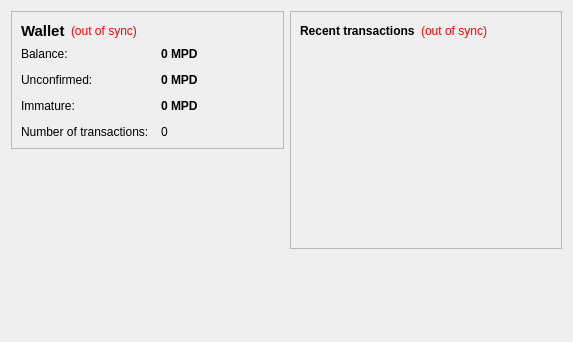
<?xml version="1.0" encoding="UTF-8"?>
<ui version="4.0">
 <class>OverviewPage</class>
 <widget class="QWidget" name="OverviewPage">
  <property name="geometry">
   <rect>
    <x>0</x>
    <y>0</y>
    <width>573</width>
    <height>342</height>
   </rect>
  </property>
  <property name="windowTitle">
   <string>Form</string>
  </property>
  <layout class="QHBoxLayout" name="horizontalLayout" stretch="1,1">
   <item>
    <layout class="QVBoxLayout" name="verticalLayout_2">
     <item>
      <widget class="QFrame" name="frame">
       <property name="frameShape">
        <enum>QFrame::StyledPanel</enum>
       </property>
       <property name="frameShadow">
        <enum>QFrame::Raised</enum>
       </property>
       <layout class="QVBoxLayout" name="verticalLayout_4">
        <item>
         <layout class="QHBoxLayout" name="horizontalLayout_4">
          <item>
           <widget class="QLabel" name="label_5">
            <property name="font">
             <font>
              <pointsize>11</pointsize>
              <weight>75</weight>
              <bold>true</bold>
             </font>
            </property>
            <property name="text">
             <string>Wallet</string>
            </property>
           </widget>
          </item>
          <item>
           <widget class="QLabel" name="labelWalletStatus">
            <property name="toolTip">
             <string>The displayed information may be out of date. Your wallet automatically synchronizes with the MapleDrop network after a connection is established, but this process has not completed yet.</string>
            </property>
            <property name="styleSheet">
             <string notr="true">QLabel { color: red; }</string>
            </property>
            <property name="text">
             <string notr="true">(out of sync)</string>
            </property>
            <property name="alignment">
             <set>Qt::AlignLeading|Qt::AlignLeft|Qt::AlignVCenter</set>
            </property>
           </widget>
          </item>
          <item>
           <spacer name="horizontalSpacer_2">
            <property name="orientation">
             <enum>Qt::Horizontal</enum>
            </property>
            <property name="sizeHint" stdset="0">
             <size>
              <width>40</width>
              <height>20</height>
             </size>
            </property>
           </spacer>
          </item>
         </layout>
        </item>
        <item>
         <layout class="QFormLayout" name="formLayout_2">
          <property name="fieldGrowthPolicy">
           <enum>QFormLayout::AllNonFixedFieldsGrow</enum>
          </property>
          <property name="horizontalSpacing">
           <number>12</number>
          </property>
          <property name="verticalSpacing">
           <number>12</number>
          </property>
          <item row="0" column="0">
           <widget class="QLabel" name="label">
            <property name="text">
             <string>Balance:</string>
            </property>
           </widget>
          </item>
          <item row="0" column="1">
           <widget class="QLabel" name="labelBalance">
            <property name="font">
             <font>
              <weight>75</weight>
              <bold>true</bold>
             </font>
            </property>
            <property name="cursor">
             <cursorShape>IBeamCursor</cursorShape>
            </property>
            <property name="toolTip">
             <string>Your current balance</string>
            </property>
            <property name="text">
             <string notr="true">0 MPD</string>
            </property>
            <property name="textInteractionFlags">
             <set>Qt::LinksAccessibleByMouse|Qt::TextSelectableByKeyboard|Qt::TextSelectableByMouse</set>
            </property>
           </widget>
          </item>
          <item row="1" column="0">
           <widget class="QLabel" name="label_3">
            <property name="text">
             <string>Unconfirmed:</string>
            </property>
           </widget>
          </item>
          <item row="1" column="1">
           <widget class="QLabel" name="labelUnconfirmed">
            <property name="font">
             <font>
              <weight>75</weight>
              <bold>true</bold>
             </font>
            </property>
            <property name="cursor">
             <cursorShape>IBeamCursor</cursorShape>
            </property>
            <property name="toolTip">
             <string>Total of transactions that have yet to be confirmed, and do not yet count toward the current balance</string>
            </property>
            <property name="text">
             <string notr="true">0 MPD</string>
            </property>
            <property name="textInteractionFlags">
             <set>Qt::LinksAccessibleByMouse|Qt::TextSelectableByKeyboard|Qt::TextSelectableByMouse</set>
            </property>
           </widget>
          </item>
          <item row="3" column="0">
           <widget class="QLabel" name="label_2">
            <property name="text">
             <string>Number of transactions:</string>
            </property>
           </widget>
          </item>
          <item row="3" column="1">
           <widget class="QLabel" name="labelNumTransactions">
            <property name="toolTip">
             <string>Total number of transactions in wallet</string>
            </property>
            <property name="text">
             <string notr="true">0</string>
            </property>
           </widget>
          </item>
          <item row="2" column="0">
           <widget class="QLabel" name="labelImmatureText">
            <property name="text">
             <string>Immature:</string>
            </property>
           </widget>
          </item>
          <item row="2" column="1">
           <widget class="QLabel" name="labelImmature">
            <property name="font">
             <font>
              <weight>75</weight>
              <bold>true</bold>
             </font>
            </property>
            <property name="toolTip">
             <string>Mined balance that has not yet matured</string>
            </property>
            <property name="text">
             <string notr="true">0 MPD</string>
            </property>
            <property name="textInteractionFlags">
             <set>Qt::LinksAccessibleByMouse|Qt::TextSelectableByKeyboard|Qt::TextSelectableByMouse</set>
            </property>
           </widget>
          </item>
         </layout>
        </item>
       </layout>
      </widget>
     </item>
     <item>
      <spacer name="verticalSpacer">
       <property name="orientation">
        <enum>Qt::Vertical</enum>
       </property>
       <property name="sizeHint" stdset="0">
        <size>
         <width>20</width>
         <height>40</height>
        </size>
       </property>
      </spacer>
     </item>
    </layout>
   </item>
   <item>
    <layout class="QVBoxLayout" name="verticalLayout_3">
     <item>
      <widget class="QFrame" name="frame_2">
       <property name="frameShape">
        <enum>QFrame::StyledPanel</enum>
       </property>
       <property name="frameShadow">
        <enum>QFrame::Raised</enum>
       </property>
       <layout class="QVBoxLayout" name="verticalLayout">
        <item>
         <layout class="QHBoxLayout" name="horizontalLayout_2">
          <item>
           <widget class="QLabel" name="label_4">
            <property name="text">
             <string>&lt;b&gt;Recent transactions&lt;/b&gt;</string>
            </property>
           </widget>
          </item>
          <item>
           <widget class="QLabel" name="labelTransactionsStatus">
            <property name="toolTip">
             <string>The displayed information may be out of date. Your wallet automatically synchronizes with the MapleDrop network after a connection is established, but this process has not completed yet.</string>
            </property>
            <property name="styleSheet">
             <string notr="true">QLabel { color: red; }</string>
            </property>
            <property name="text">
             <string notr="true">(out of sync)</string>
            </property>
            <property name="alignment">
             <set>Qt::AlignRight|Qt::AlignTrailing|Qt::AlignVCenter</set>
            </property>
           </widget>
          </item>
          <item>
           <spacer name="horizontalSpacer">
            <property name="orientation">
             <enum>Qt::Horizontal</enum>
            </property>
            <property name="sizeHint" stdset="0">
             <size>
              <width>40</width>
              <height>20</height>
             </size>
            </property>
           </spacer>
          </item>
         </layout>
        </item>
        <item>
         <widget class="QListView" name="listTransactions">
          <property name="styleSheet">
           <string notr="true">QListView { background: transparent; }</string>
          </property>
          <property name="frameShape">
           <enum>QFrame::NoFrame</enum>
          </property>
          <property name="verticalScrollBarPolicy">
           <enum>Qt::ScrollBarAlwaysOff</enum>
          </property>
          <property name="horizontalScrollBarPolicy">
           <enum>Qt::ScrollBarAlwaysOff</enum>
          </property>
          <property name="selectionMode">
           <enum>QAbstractItemView::NoSelection</enum>
          </property>
         </widget>
        </item>
       </layout>
      </widget>
     </item>
     <item>
      <spacer name="verticalSpacer_2">
       <property name="orientation">
        <enum>Qt::Vertical</enum>
       </property>
       <property name="sizeHint" stdset="0">
        <size>
         <width>20</width>
         <height>40</height>
        </size>
       </property>
      </spacer>
     </item>
    </layout>
   </item>
  </layout>
 </widget>
 <resources/>
 <connections/>
</ui>
